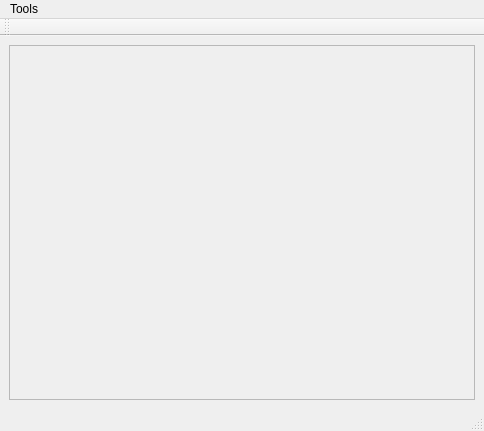
<?xml version="1.0" encoding="UTF-8"?>
<ui version="4.0">
 <class>Preview_Window</class>
 <widget class="QMainWindow" name="Preview_Window">
  <property name="geometry">
   <rect>
    <x>0</x>
    <y>0</y>
    <width>484</width>
    <height>431</height>
   </rect>
  </property>
  <property name="windowTitle">
   <string>Preview</string>
  </property>
  <widget class="QWidget" name="centralwidget">
   <layout class="QHBoxLayout" name="horizontalLayout">
    <item>
     <widget class="QScrollArea" name="scrollArea">
      <property name="widgetResizable">
       <bool>true</bool>
      </property>
      <widget class="QWidget" name="scrollAreaWidgetContents">
       <property name="geometry">
        <rect>
         <x>0</x>
         <y>0</y>
         <width>464</width>
         <height>357</height>
        </rect>
       </property>
       <layout class="QGridLayout" name="gridLayout_3">
        <item row="0" column="0">
         <layout class="QGridLayout" name="gridLayout">
          <property name="verticalSpacing">
           <number>6</number>
          </property>
         </layout>
        </item>
       </layout>
      </widget>
     </widget>
    </item>
   </layout>
  </widget>
  <widget class="QStatusBar" name="statusbar"/>
  <widget class="QToolBar" name="toolBar">
   <property name="windowTitle">
    <string>toolBar</string>
   </property>
   <attribute name="toolBarArea">
    <enum>TopToolBarArea</enum>
   </attribute>
   <attribute name="toolBarBreak">
    <bool>false</bool>
   </attribute>
  </widget>
  <widget class="QMenuBar" name="menubar">
   <property name="geometry">
    <rect>
     <x>0</x>
     <y>0</y>
     <width>484</width>
     <height>22</height>
    </rect>
   </property>
   <widget class="QMenu" name="menuTools">
    <property name="title">
     <string>Tools</string>
    </property>
    <widget class="QMenu" name="menuCreate_window">
     <property name="title">
      <string>Create window</string>
     </property>
     <addaction name="actionQMainWindow"/>
     <addaction name="actionQDialog"/>
     <addaction name="separator"/>
     <addaction name="actionQDockWidget"/>
    </widget>
    <addaction name="menuCreate_window"/>
   </widget>
   <addaction name="menuTools"/>
  </widget>
  <action name="actionSome_item_1">
   <property name="text">
    <string>some item 1</string>
   </property>
  </action>
  <action name="actionSome_item_2">
   <property name="text">
    <string>some item 2</string>
   </property>
  </action>
  <action name="actionSome_item_4">
   <property name="text">
    <string>some item 4</string>
   </property>
  </action>
  <action name="actionSome_item_5">
   <property name="text">
    <string>some item 5</string>
   </property>
  </action>
  <action name="actionSome_item_6">
   <property name="text">
    <string>some item 6</string>
   </property>
  </action>
  <action name="actionSome_item_7">
   <property name="text">
    <string>some item 7</string>
   </property>
  </action>
  <action name="actionFirst_item">
   <property name="text">
    <string>first item</string>
   </property>
  </action>
  <action name="actionSecond_item">
   <property name="text">
    <string>second item</string>
   </property>
  </action>
  <action name="actionQMainWindow">
   <property name="text">
    <string>QMainWindow</string>
   </property>
  </action>
  <action name="actionQDialog">
   <property name="text">
    <string>QDialog</string>
   </property>
  </action>
  <action name="actionQDockWidget">
   <property name="text">
    <string>QDockWidget</string>
   </property>
  </action>
 </widget>
 <resources/>
 <connections/>
</ui>
